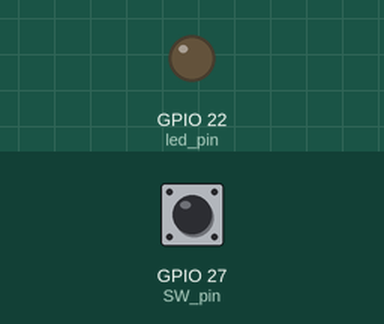
This program was run on a simulated Raspberry Pi (BCM pin numbers). Parts: output pins drawn as LEDs (lit = HIGH). Dashed ring = blinking. The test bench sets the inputs (shaded band); at power-on: GPIO 27 (SW_pin) LOW. What the program prints to the terminal is not drawn.

Above: at 1.2 s.
1.3 s: GPIO 27 (SW_pin) pulled HIGH for 1 s
At 1.45 s:
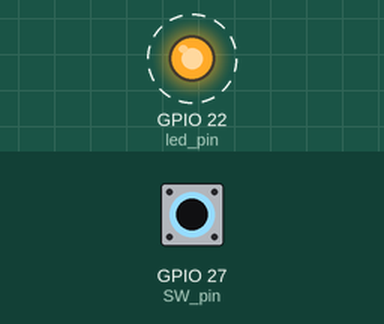
3.8 s: GPIO 27 (SW_pin) pulled HIGH for 0.15 s
At 4.4 s:
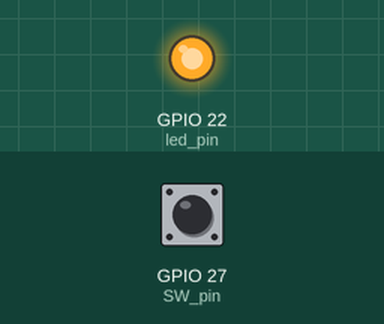
5.4 s: GPIO 27 (SW_pin) pulled HIGH for 3.2 s
At 9.1 s:
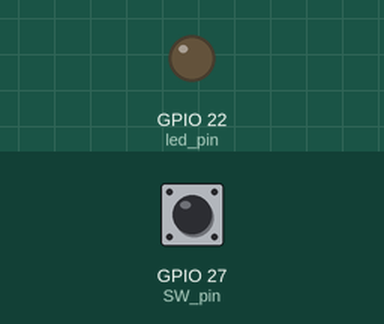
Timing chart, 0 to 10.6 s (numbered marks = the images above; inputs shaded):
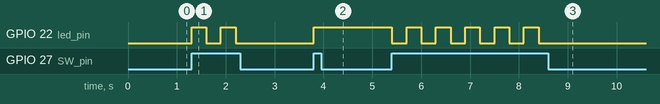

The program:

09_GPIO_SW_LED.py
```python
import RPi.GPIO as GPIO
import time

# setup
GPIO.setmode(GPIO.BCM)

# pin setting
SW_pin = 27
led_pin =  22

GPIO.setup(SW_pin, GPIO.IN)       #pinmode
GPIO.setup(led_pin, GPIO.OUT)

# global var
flag_led = 0    # 0 -> off, 1 -> on

cnt = 0


try:
    while True:
        buttonInput = GPIO.input(SW_pin)
        if buttonInput == 1:
            if flag_led == 0:
                GPIO.output(led_pin, True)
                flag_led = 1
            else:
                GPIO.output(led_pin, False)
                flag_led = 0
            time.sleep(0.3)
            cnt += 1
        print(cnt)

finally:
    GPIO.cleanup()
    print('finally')
```

Measured:
- after the input at 1.3 s, GPIO 22 (led_pin): alternates HIGH for 0.30 s and LOW for 0.30 s, 4 changes in all, then stays LOW, starting at once
- after the input at 3.8 s, GPIO 22 (led_pin): LOW → HIGH at once
- after the input at 5.4 s, GPIO 22 (led_pin): alternates HIGH for 0.30 s and LOW for 0.30 s, 11 changes in all, then stays LOW, starting at once
